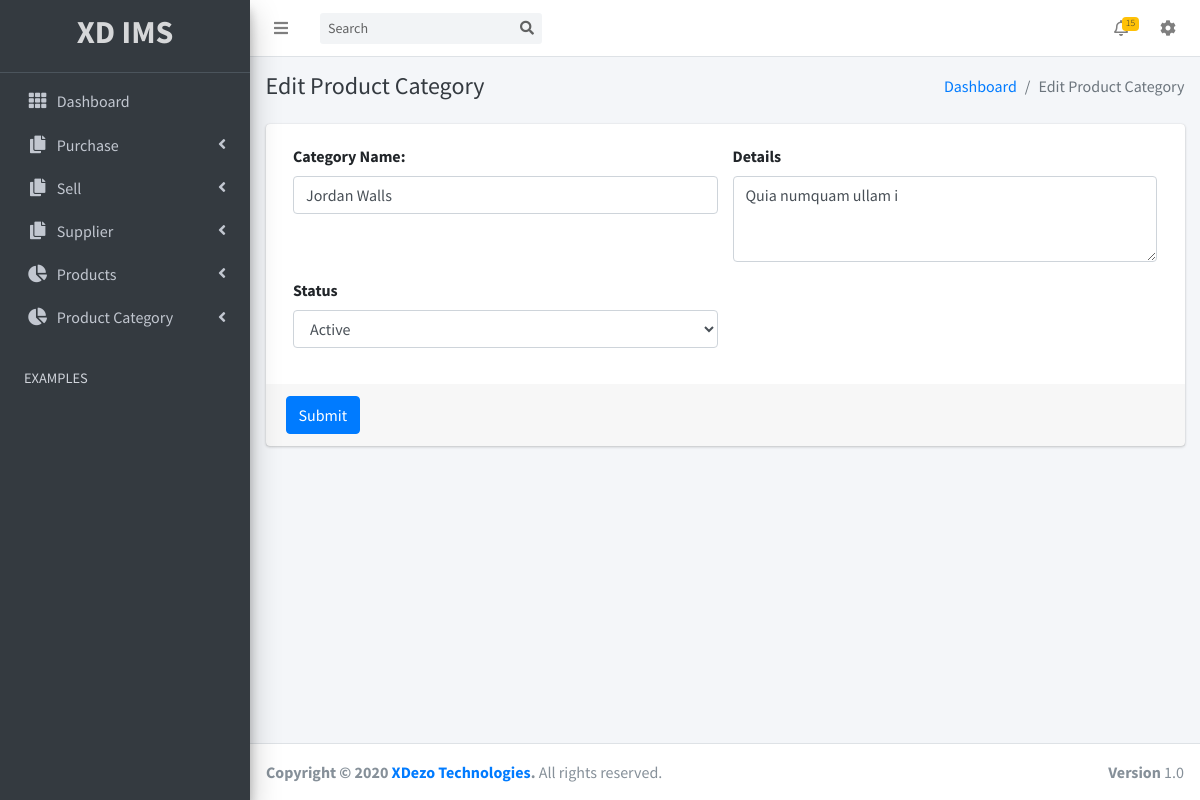
Page /editproductcategory.php?id=8 on the committed database.
### tables this page shows
CREATE TABLE IF NOT EXISTS `product_category` (
  `id` int(11) NOT NULL AUTO_INCREMENT,
  `name` varchar(255) NOT NULL,
  `details` text NOT NULL,
  `status` int(11) NOT NULL DEFAULT '1',
  `created_at` timestamp NOT NULL DEFAULT CURRENT_TIMESTAMP,
  `updated_at` timestamp NOT NULL DEFAULT CURRENT_TIMESTAMP,
  `deleted_at` timestamp NULL DEFAULT NULL,
  PRIMARY KEY (`id`)
);

### editproductcategory.php (the view, shortened to what this page needs)
<?php require('inc/toppart.php'); ?>
<body class="hold-transition sidebar-mini layout-fixed">
<div class="wrapper">
<?php require('inc/navbar.php'); ?>
<?php require('inc/sidebar.php'); ?>
<?php
if(isset($_GET['id'])) {
    $id = $_GET['id'];
    $query = "SELECT * FROM product_category WHERE id=$id";
    $result = mysqli_query($conn,$query);
    $row = $result->fetch_assoc();
    $name = $row['name'];
    $details = $row['details'];
    $status = $row['status'];
}
?>
  <div class="content-wrapper">
    <div class="content-header">
      <div class="container-fluid">
        <div class="row mb-2">
          <div class="col-sm-6">
            <h4 class="m-0 text-dark">Edit Product Category</h4>
          </div>
          <div class="col-sm-6">
          <ol class="breadcrumb float-sm-right">
              <li class="breadcrumb-item"><a href="dashboard.php">Dashboard</a></li>
              <li class="breadcrumb-item active">Edit Product Category</li>
            </ol>
          </div>
        </div>
      </div>
    </div>
    <section class="content">
      <div class="container-fluid">
          <div class="row">
          <div class="col-md-12">
            <div class="card card-primary">
              <form role="form" action="process/editproductcategory.php?id=<?php echo $id; ?>" method="POST" enctype="multipart/form-data">
                <div class="card-body">
                  <div class="form-group col-md-6 float-left">
                    <label for="exampleInputEmail1">Category Name:</label>
                    <input type="text" class="form-control" placeholder="Category Name" name="name" value="<?php echo $name; ?>">
                  </div>
                  <div class="form-group col-md-6 float-left">
                      <label for="">Details</label>
                      <textarea class="form-control" id="" rows="3" name="details" placeholder="Write category details here."><?php echo $details; ?></textarea>
                  </div>
                  <div class="form-group col-md-6 float-left">
                    <label for="">Status</label>
                    <select class="form-control" name="status">
                      <option value="<?php echo $status; ?>" selected><?php if($status==1) { echo "Active"; } else { echo "Inactive"; } ?></option>
                    </select>
                  </div>
                </div>
                <div class="card-footer">
                  <button type="submit" class="btn btn-primary" name="submit">Submit</button>
                </div>
              </form>
            </div>
          </div>
        </div>
      </div>
    </section>
  </div>
<?php require('inc/footer.php'); ?>

### rows in the picture
product_category: name "Jordan Walls", details "Quia numquam ullam i", status "Active"
